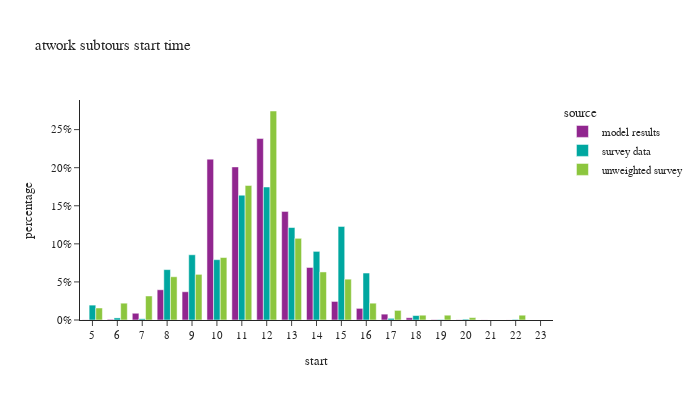

The code cell stored with this chart in its notebook:
### Markdown cell above
## atwork subtours start time

### Code cell
df_plot = atwork_subtour.groupby(['source','start'])[['tour_weight']].sum().reset_index()
df_plot['percentage'] = df_plot.groupby(['source'], group_keys=False)['tour_weight']. \
    apply(lambda x: x / float(x.sum()))

fig = px.bar(df_plot, x="start", y="percentage", color="source",barmode="group",
             title="atwork subtours start time")
fig.for_each_annotation(lambda a: a.update(text = a.text.split("=")[-1]))
fig.update_layout(height=400, width=700, yaxis=dict(tickformat=".0%"), xaxis=dict(dtick="1"))
fig.show()

### Figure 1 — Plotly figure (JSON) as saved in the notebook; plotly's stock layout.template omitted (floating-point values rounded to 4 significant figures)
{"data": [{"alignmentgroup": "True", "hovertemplate": "source=model results<br>start=%{x}<br>percentage=%{y}<extra></extra>", "legendgroup": "model results", "marker": {"color": "#91268F", "pattern": {"shape": ""}}, "name": "model results", "offsetgroup": "model results", "orientation": "v", "showlegend": true, "textposition": "auto", "x": [5.0, 6.0, 7.0, 8.0, 9.0, 10.0, 11.0, 12.0, 13.0, 14.0, 15.0, 16.0, 17.0, 18.0, 19.0, 20.0, 21.0, 22.0, 23.0], "xaxis": "x", "y": [0.0002165, 0.0008889, 0.008859, 0.03971, 0.03708, 0.2112, 0.201, 0.2383, 0.1425, 0.06897, 0.02437, 0.01525, 0.007695, 0.002942, 0.0004494, 0.0002591, 0.0001378, 8.2e-05, 2.296e-05], "yaxis": "y", "type": "bar"}, {"alignmentgroup": "True", "hovertemplate": "source=survey data<br>start=%{x}<br>percentage=%{y}<extra></extra>", "legendgroup": "survey data", "marker": {"color": "#00A7A0", "pattern": {"shape": ""}}, "name": "survey data", "offsetgroup": "survey data", "orientation": "v", "showlegend": true, "textposition": "auto", "x": [5.0, 6.0, 7.0, 8.0, 9.0, 10.0, 11.0, 12.0, 13.0, 14.0, 15.0, 16.0, 17.0, 18.0, 19.0, 20.0, 22.0], "xaxis": "x", "y": [0.01956, 0.002734, 0.001617, 0.06616, 0.08566, 0.07923, 0.1638, 0.1747, 0.1214, 0.09011, 0.1228, 0.06167, 0.002188, 0.005831, 0.0006492, 0.001077, 0.0007483], "yaxis": "y", "type": "bar"}, {"alignmentgroup": "True", "hovertemplate": "source=unweighted survey<br>start=%{x}<br>percentage=%{y}<extra></extra>", "legendgroup": "unweighted survey", "marker": {"color": "#8CC63E", "pattern": {"shape": ""}}, "name": "unweighted survey", "offsetgroup": "unweighted survey", "orientation": "v", "showlegend": true, "textposition": "auto", "x": [5.0, 6.0, 7.0, 8.0, 9.0, 10.0, 11.0, 12.0, 13.0, 14.0, 15.0, 16.0, 17.0, 18.0, 19.0, 20.0, 22.0], "xaxis": "x", "y": [0.01577, 0.02208, 0.03155, 0.05678, 0.05994, 0.08202, 0.1767, 0.2744, 0.1073, 0.06309, 0.05363, 0.02208, 0.01262, 0.006309, 0.006309, 0.003155, 0.006309], "yaxis": "y", "type": "bar"}], "layout": {"xaxis": {"anchor": "y", "domain": [0.0, 1.0], "title": {"text": "start"}, "dtick": "1"}, "yaxis": {"anchor": "x", "domain": [0.0, 1.0], "title": {"text": "percentage"}, "tickformat": ".0%"}, "legend": {"title": {"text": "source"}, "tracegroupgap": 0}, "title": {"text": "atwork subtours start time"}, "barmode": "group", "height": 400, "width": 700}}
